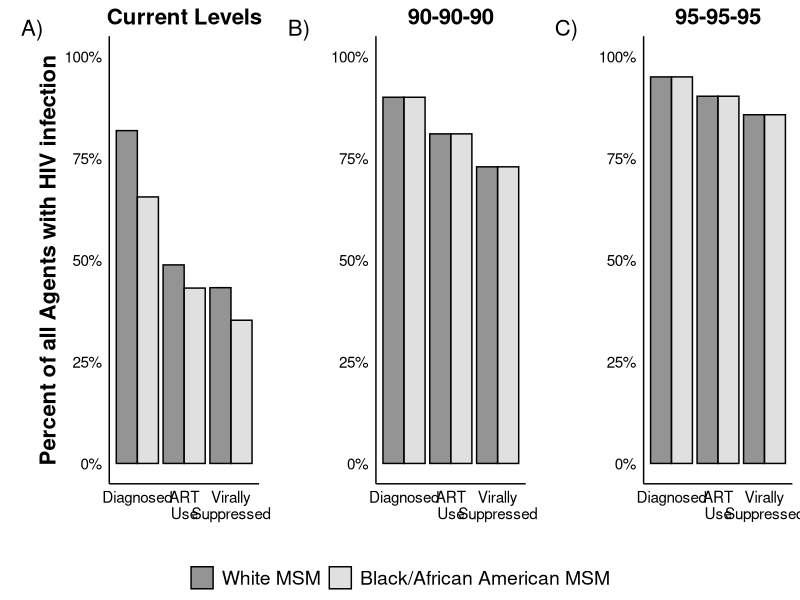

Generate this figure with R:
## Pre-Processing: Load required packages for data processing, analysis, and visualization
library(ggplot2)
library(grid)
library(gridExtra)
get_legend<-function(myggplot){
  tmp <- ggplot_gtable(ggplot_build(myggplot))
  leg <- which(sapply(tmp$grobs, function(x) x$name) == "guide-box")
  legend <- tmp$grobs[[leg]]
  return(legend)
}

# baseline parameters
treatment.prep.data <- data.frame(c(.818,.488,.432, .655,.431,.352), 
                                  c("White MSM", "White MSM", "White MSM", "Black/African American MSM", "Black/African American MSM", "Black/African American MSM"),
                                  c("Diagnosed","ART\nUse","Virally\nSuppressed", "Diagnosed","ART\nUse","Virally\nSuppressed"))
colnames(treatment.prep.data) <- c("Percentages", "Race", "Continuum")
# 909090 treatment scenario
treatment.prep.data.90 <- data.frame(c(.90001,.81,.729, .90,.81,.729), 
                                     c("White MSM", "White MSM", "White MSM", "Black/African American MSM", "Black/African American MSM", "Black/African American MSM"),
                                     c("Diagnosed","ART\nUse","Virally\nSuppressed", "Diagnosed","ART\nUse","Virally\nSuppressed"))
colnames(treatment.prep.data.90) <- c("Percentages", "Race", "Continuum")

# 959595 treatment scenario
treatment.prep.data.95 <- data.frame(c(.95001,.9025,.857, .95,.9025,.857), 
                                     c("White MSM", "White MSM", "White MSM", "Black/African American MSM", "Black/African American MSM", "Black/African American MSM"),
                                     c("Diagnosed","ART\nUse","Virally\nSuppressed", "Diagnosed","ART\nUse","Virally\nSuppressed"))
colnames(treatment.prep.data.95) <- c("Percentages", "Race", "Continuum")


f1.1 <- ggplot(treatment.prep.data) + 
  geom_bar(aes(x= reorder(Continuum,-Percentages), y=Percentages, fill=reorder(Race,-Percentages)), alpha=0.6,
           stat="identity", position=position_dodge(width = 0.9), color="black") + 
  scale_fill_grey(start=0.3, end=0.8, name="", guide = guide_legend(), labels = c("White MSM","Black/African American MSM")) +
  scale_y_continuous(limits = c(0,1), labels = scales::percent) +
  labs(x="", y="Percent of all Agents with HIV infection", title="Current Levels") +
  theme(legend.position = "bottom",
        legend.title = element_blank(),
        legend.text = element_text(size = 14),
        legend.direction = "horizontal",
        legend.box.just = "center",
        legend.spacing.x = unit(0.5, 'cm'),
        panel.grid.major = element_blank(),
        panel.grid.minor = element_blank(), 
        panel.background = element_blank(),
        axis.ticks = element_blank(),
        axis.line = element_line(color = "black"),
        axis.title = element_text(size = 16, colour = "black", face = "bold"),
        axis.text = element_text(size = 11, colour = "black"),
        plot.title = element_text(size = 16, colour = "black", face = "bold", hjust=0.5, vjust = 0.8))

f1.2 <- ggplot(treatment.prep.data.90) + 
  geom_bar(aes(x= reorder(Continuum,-Percentages), y=Percentages, fill=reorder(Race,-Percentages)), alpha=0.6, 
           stat="identity", position=position_dodge(width = 0.9), color="black") + 
  scale_fill_grey(start=0.3, end=0.8, name="", guide = guide_legend(), labels = c("White MSM","Black/African American MSM")) +
  labs(x="", y="", title="90-90-90") +
  scale_y_continuous(limits = c(0,1), labels = scales::percent) +
  theme(legend.position = "none",
        legend.title = element_blank(),
        legend.text = element_text(size = 14),
        legend.direction = "horizontal",
        legend.box.just = "center",
        legend.spacing.x = unit(0.5, 'cm'),
        panel.grid.major = element_blank(),
        panel.grid.minor = element_blank(), 
        panel.background = element_blank(),
        axis.ticks = element_blank(),
        axis.line = element_line(color = "black"),
        axis.title = element_text(size = 16, colour = "black", face = "bold"),
        axis.text = element_text(size = 11, colour = "black"),
        plot.title = element_text(size = 16, colour = "black", face = "bold", hjust=0.5, vjust = 0.8))

f1.3 <- ggplot(treatment.prep.data.95) + 
  geom_bar(aes(x= reorder(Continuum,-Percentages), y=Percentages, fill=reorder(Race,-Percentages)), alpha=0.6, 
           stat="identity", position=position_dodge(width = 0.9), color="black") + 
  scale_fill_grey(start=0.3, end=0.8, name="", guide = guide_legend(), labels = c("White MSM","Black/African American MSM")) +
  labs(x="", y="", title="95-95-95") +
  scale_y_continuous(limits = c(0,1), labels = scales::percent) +
  theme(legend.position = "none",
        legend.title = element_blank(),
        legend.text = element_text(size = 14),
        legend.direction = "horizontal",
        legend.box.just = "center",
        legend.spacing.x = unit(0.5, 'cm'),
        panel.grid.major = element_blank(),
        panel.grid.minor = element_blank(), 
        panel.background = element_blank(),
        axis.ticks = element_blank(),
        axis.line = element_line(color = "black"),
        axis.title = element_text(size = 16, colour = "black", face = "bold"),
        axis.text = element_text(size = 11, colour = "black"),
        plot.title = element_text(size = 16, colour = "black", face = "bold", hjust=0.5, vjust = 0.8))


legend <- get_legend(f1.1)
f1.1 <- f1.1 + theme(legend.position="none")
grid.arrange(arrangeGrob(f1.1, left = textGrob("A)", x = unit(1, "npc"), 
                                               y = unit(.95, "npc"),gp=gpar(fontsize=16))), 
             arrangeGrob(f1.2, left = textGrob("B)", x = unit(1, "npc"), 
                                               y = unit(.95, "npc"),gp=gpar(fontsize=16))),
             arrangeGrob(f1.3, left = textGrob("C)", x = unit(1, "npc"), 
                                               y = unit(.95, "npc"),gp=gpar(fontsize=16))),
             legend, ncol=3, nrow=2,
             layout_matrix = rbind(c(1,2,3), c(4,4,4)),
             widths = c(2.7, 2.7, 2.7), heights = c(2.5, 0.2))

